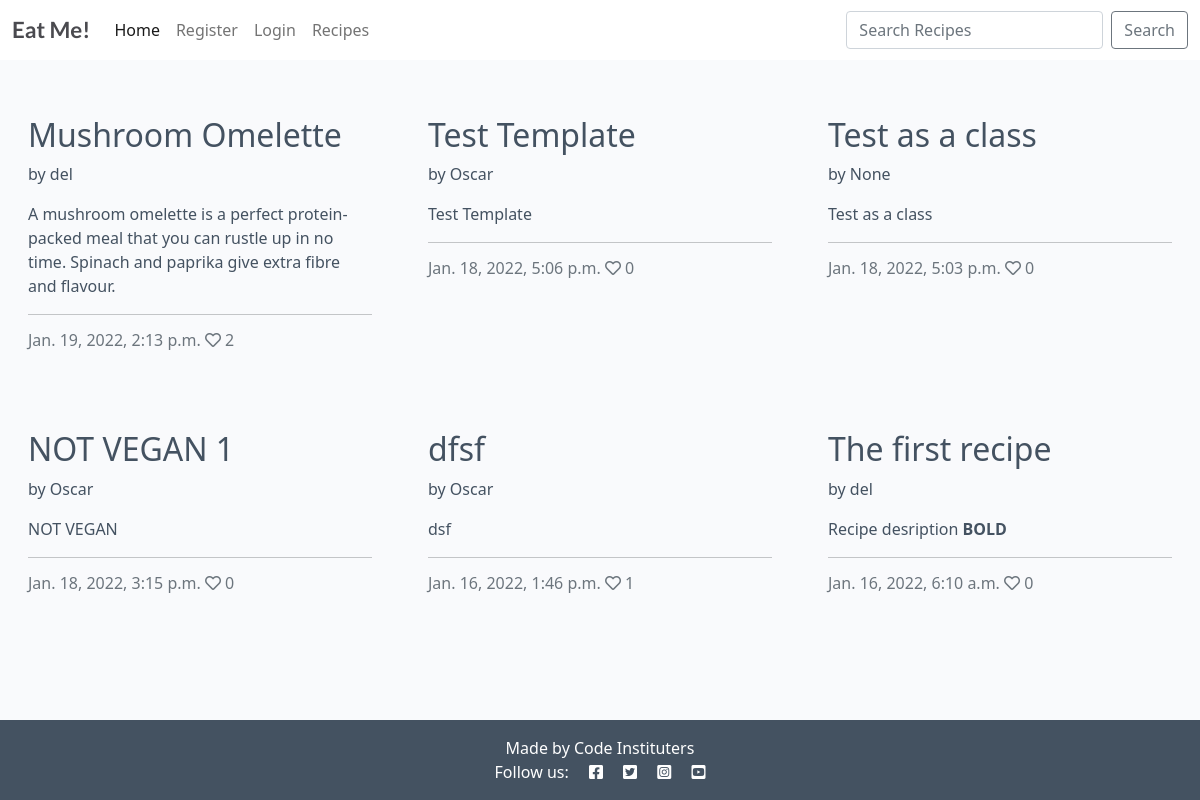
Page /recipes/ on the earlier database version.
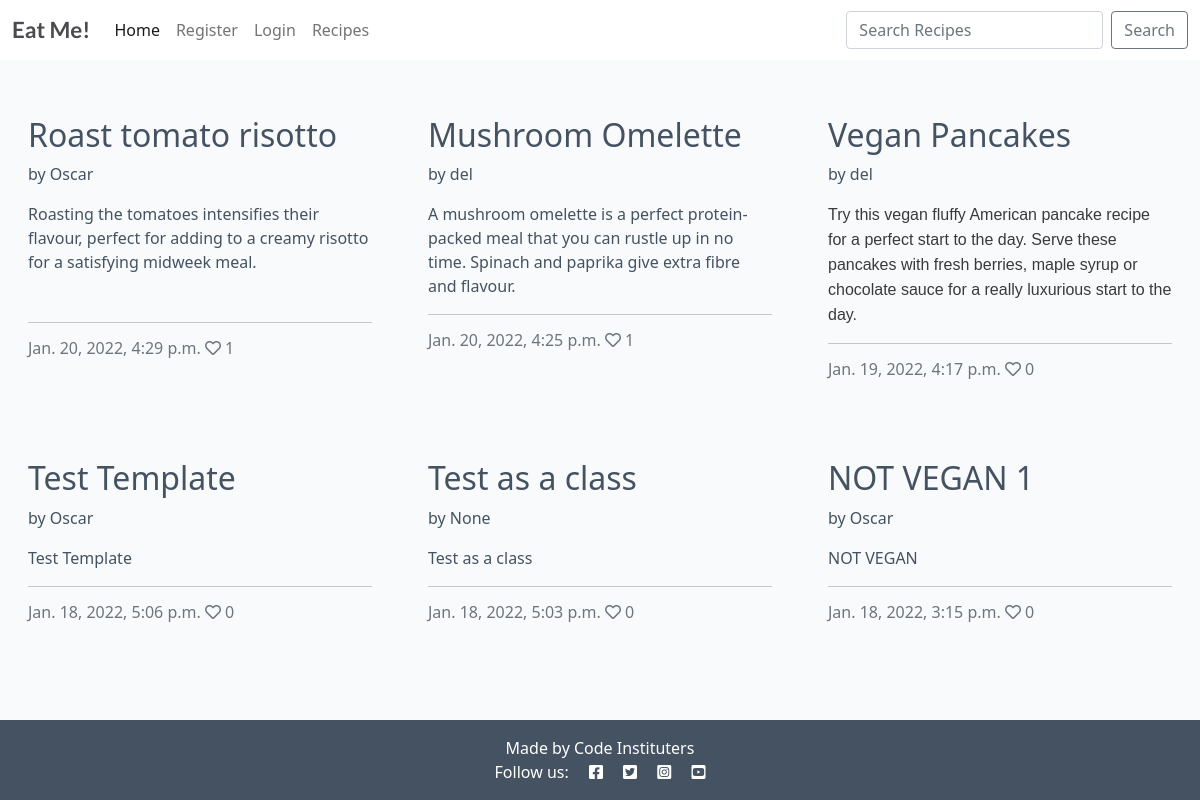
Same page on the later database version.
### post/models.py (models this page shows, shortened)
class Post(models.Model):
    title = models.CharField(max_length=200, unique=True)
    slug = models.SlugField(max_length=200, unique=True)
    author = models.ForeignKey(
        User, on_delete=models.CASCADE, related_name="recipes", null=True
        )
    published_on = models.DateTimeField(auto_now=True)
    updated_on = models.DateTimeField(auto_now=True)
    description = models.TextField()
    ingredients = models.TextField()
    method = models.TextField()
    is_vegan = models.BooleanField(default=False)
    image = CloudinaryField('image', default='placeholder')
    likes = models.ManyToManyField(User, related_name='post_likes', blank=True)
    class Meta:
        ordering = ['-published_on']
    def number_of_likes(self):
        return self.likes.count()

### post/views.py (the view)
# urls.py: path('recipes/', views.PostList.as_view(), name='recipes'),
class PostList(generic.ListView):
    model = Post
    template_name = "recipes.html"
    paginate_by = 6

### templates/recipes.html (shortened to what this page needs)
{% extends "base.html" %}
{% block content %}
<div class="container-fluid">
    <div class="row">
        <div class="col-12 mt-3 left">
            <div class="row">
                {% for post in post_list %}
                <div class="col-md-4">
                    <div class="card mb-4">
                        <div class="card-body">
                            <div class="image-container">
                            </div>
                            <a href="{% url 'post_detail' post.slug %}" class="post-link">
                                <h2 class="card-title">{{ post.title }}</h2><p>by {{ post.author }}</p>
                                <p class="card-text">{{ post.description|safe }}</p>
                            </a>
                            <hr />
                            <p class="card-text text-muted h6">{{ post.published_on}} <i class="far fa-heart"></i>
                                {{ post.number_of_likes }}</p>
                        </div>
                    </div>
                </div>
                {% if forloop.counter|divisibleby:3 %}
            </div>
            <div class="row">
                {% endif %}
                {% endfor %}
            </div>
        </div>
    </div>
</div>
{%endblock%}

### templates/base.html (shortened to what this page needs)
{% load static %}
<!DOCTYPE html>
<html class="h-100">
<head>
    <link rel="stylesheet" href="https://cdnjs.cloudflare.com/ajax/libs/font-awesome/5.15.3/css/all.min.css">
    <link href="https://cdn.jsdelivr.net/npm/bootstrap@5.0.1/dist/css/bootstrap.min.css" rel="stylesheet"
>
    <link rel="stylesheet" href="{% static 'css/style.css' %}">
</head>
<body class="d-flex flex-column h-100 main-bg">
    <nav class="navbar navbar-expand-lg navbar-light bg-white">
        <div class="container-fluid">
            <a class="navbar-brand" href="{% url 'home' %}"><span class="brand">Eat Me!</span></a>
            <div class="collapse navbar-collapse" id="navbarText">
                <ul class="navbar-nav me-auto mb-2 mb-lg-0">
                    <li class="nav-item">
                        <a class="nav-link active" aria-current="page" href="{% url 'home' %}">Home</a>
                    </li>
                    {% if user.is_authenticated %}
                    <li class="nav-item">
                        <a class="nav-link" href="{% url 'account_logout' %}">Logout</a>
                    </li>
                    <li class="nav-item">
                        <a class="nav-link" href="{% url 'your_recipes' %}">{{ user }}'s' Recipes</a>
                    </li>
                    {% else %}
                    <li class="nav-item">
                        <a class="nav-link" href="{% url 'account_signup' %}">Register</a>
                    </li>
                    <li class="nav-item">
                        <a class="nav-link" href="{% url 'account_login' %}">Login</a>
                    </li>
                    {% endif %}
                    <li>
                        <a class="nav-link" href="{% url 'recipes' %}">Recipes</a>
                    </li>
                </ul>
                <form class="d-flex" method=POST action="{% url 'search_recipes' %}">
                    <input class="form-control me-2" type="search"
                    placeholder="Search Recipes" aria-label="Search"
                    name="searched">
                    <button class="btn btn-outline-secondary" type="submit">Search</button>
                </form>
            </div>
        </div>
    </nav>
    <main class="flex-shrink-0 main-bg">
        {% block content %}{% endblock content %}
    </main>
    <footer class="footer mt-auto py-3 dark-bg">
        <p class="m-0 text-center text-white">Made by Code Instituters</p>
        <p class="m-0 text-center text-white">Follow us: <i class="fab fa-facebook-square ms-3"></i>
            <i class="fab fa-twitter-square ms-3"></i>
            <i class="fab fa-instagram-square ms-3"></i>
            <i class="fab fa-youtube-square ms-3"></i></p>
    </footer>
</body>
</html>

### static/css/style.css (style rules this page uses)
body { background-color: #F9FAFC; }
.brand { font-family: Lato, sans-serif; font-size: 1.4rem; font-weight: 700; color: #4A4A4F; }
.dark-bg { background-color: #445261; }
.main-bg { background-color: #F9FAFC; }
.card { border: none; background-color: transparent; }
.image-container { position: relative; }
.post-link { text-decoration: none; color: #445261; }

Differences in the rows shown:
removed Post: title "dfsf", author "Oscar", description "dsf", published_on "Jan. 16, 2022, 1:46 p.m.", number_of_likes "1"
removed Post: title "The first recipe", author "del", description "Recipe desription BOLD", published_on "Jan. 16, 2022, 6:10 a.m.", number_of_likes "0"
added Post: title "Roast tomato risotto", author "Oscar", description "Roasting the tomatoes intensifies their flavour, perfect for adding to a creamy risotto for a satisfying midweek meal.", published_on "Jan. 20, 2022, 4:29 p.m.", number_of_likes "1"
changed Post "Mushroom Omelette": published_on "Jan. 19, 2022, 2:13 p.m." → "Jan. 20, 2022, 4:25 p.m."; number_of_likes "2" → "1"
added Post: title "Vegan Pancakes", author "del", description "Try this vegan fluffy American pancake recipe for a perfect start to the day. Serve these pancakes with fresh berries, maple syrup or chocolate sauce for a really luxurious start to the day.", published_on "Jan. 19, 2022, 4:17 p.m.", number_of_likes "0"
